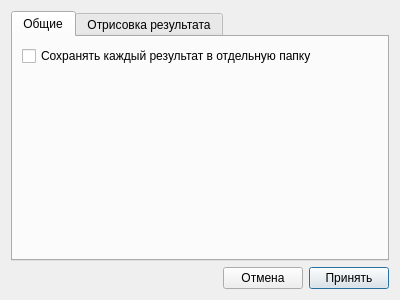
<?xml version="1.0" encoding="UTF-8"?>
<ui version="4.0">
 <class>SettingsWindow</class>
 <widget class="QDialog" name="SettingsWindow">
  <property name="windowModality">
   <enum>Qt::WindowModal</enum>
  </property>
  <property name="geometry">
   <rect>
    <x>0</x>
    <y>0</y>
    <width>400</width>
    <height>300</height>
   </rect>
  </property>
  <property name="minimumSize">
   <size>
    <width>400</width>
    <height>300</height>
   </size>
  </property>
  <property name="windowTitle">
   <string>Dialog</string>
  </property>
  <layout class="QVBoxLayout" name="verticalLayout">
   <item>
    <widget class="QTabWidget" name="settingsTabWidget">
     <property name="currentIndex">
      <number>0</number>
     </property>
     <widget class="QWidget" name="generalSettingsTab">
      <attribute name="title">
       <string>Общие</string>
      </attribute>
      <layout class="QVBoxLayout" name="verticalLayout_2">
       <item>
        <widget class="QCheckBox" name="useUniqFoldersCheckBox">
         <property name="text">
          <string>Сохранять каждый результат в отдельную папку</string>
         </property>
        </widget>
       </item>
       <item>
        <spacer name="verticalSpacer">
         <property name="orientation">
          <enum>Qt::Vertical</enum>
         </property>
         <property name="sizeHint" stdset="0">
          <size>
           <width>20</width>
           <height>40</height>
          </size>
         </property>
        </spacer>
       </item>
      </layout>
     </widget>
     <widget class="QWidget" name="tab">
      <attribute name="title">
       <string>Отрисовка результата</string>
      </attribute>
      <layout class="QVBoxLayout" name="verticalLayout_3">
       <item>
        <widget class="QLabel" name="paintEngineLabel">
         <property name="text">
          <string>Метод отрисовки результата вычислений:</string>
         </property>
        </widget>
       </item>
       <item>
        <widget class="QComboBox" name="paintEngineComboBox">
         <property name="currentIndex">
          <number>0</number>
         </property>
         <item>
          <property name="text">
           <string>Встроенный метод отрисовки (OpenGL)</string>
          </property>
         </item>
        </widget>
       </item>
       <item>
        <widget class="QStackedWidget" name="stackedWidget">
         <property name="frameShape">
          <enum>QFrame::NoFrame</enum>
         </property>
         <property name="currentIndex">
          <number>0</number>
         </property>
         <widget class="QWidget" name="glEngineSettingsPage">
          <layout class="QVBoxLayout" name="verticalLayout_5">
           <property name="leftMargin">
            <number>0</number>
           </property>
           <property name="topMargin">
            <number>0</number>
           </property>
           <property name="rightMargin">
            <number>0</number>
           </property>
           <property name="bottomMargin">
            <number>0</number>
           </property>
           <item>
            <layout class="QHBoxLayout" name="horizontalLayout4">
             <item>
              <widget class="QLabel" name="glColorSchemeLabel">
               <property name="text">
                <string>Цветовая схема:</string>
               </property>
              </widget>
             </item>
             <item>
              <widget class="QComboBox" name="glColorSchemeComboBox">
               <item>
                <property name="text">
                 <string>Сине-Красный градиент</string>
                </property>
               </item>
               <item>
                <property name="text">
                 <string>Радуга</string>
                </property>
               </item>
              </widget>
             </item>
            </layout>
           </item>
           <item>
            <spacer name="verticalSpacer2">
             <property name="orientation">
              <enum>Qt::Vertical</enum>
             </property>
             <property name="sizeHint" stdset="0">
              <size>
               <width>20</width>
               <height>40</height>
              </size>
             </property>
            </spacer>
           </item>
          </layout>
         </widget>
        </widget>
       </item>
      </layout>
     </widget>
    </widget>
   </item>
   <item>
    <layout class="QHBoxLayout" name="horizontalLayout">
     <item>
      <spacer name="horizontalSpacer">
       <property name="orientation">
        <enum>Qt::Horizontal</enum>
       </property>
       <property name="sizeHint" stdset="0">
        <size>
         <width>40</width>
         <height>20</height>
        </size>
       </property>
      </spacer>
     </item>
     <item>
      <widget class="QPushButton" name="cancelButton">
       <property name="text">
        <string>Отмена</string>
       </property>
      </widget>
     </item>
     <item>
      <widget class="QPushButton" name="okButton">
       <property name="text">
        <string>Принять</string>
       </property>
       <property name="autoDefault">
        <bool>false</bool>
       </property>
       <property name="default">
        <bool>true</bool>
       </property>
      </widget>
     </item>
    </layout>
   </item>
  </layout>
 </widget>
 <resources/>
 <connections>
  <connection>
   <sender>paintEngineComboBox</sender>
   <signal>currentIndexChanged(int)</signal>
   <receiver>stackedWidget</receiver>
   <slot>setCurrentIndex(int)</slot>
   <hints>
    <hint type="sourcelabel">
     <x>236</x>
     <y>204</y>
    </hint>
    <hint type="destinationlabel">
     <x>222</x>
     <y>228</y>
    </hint>
   </hints>
  </connection>
 </connections>
</ui>
